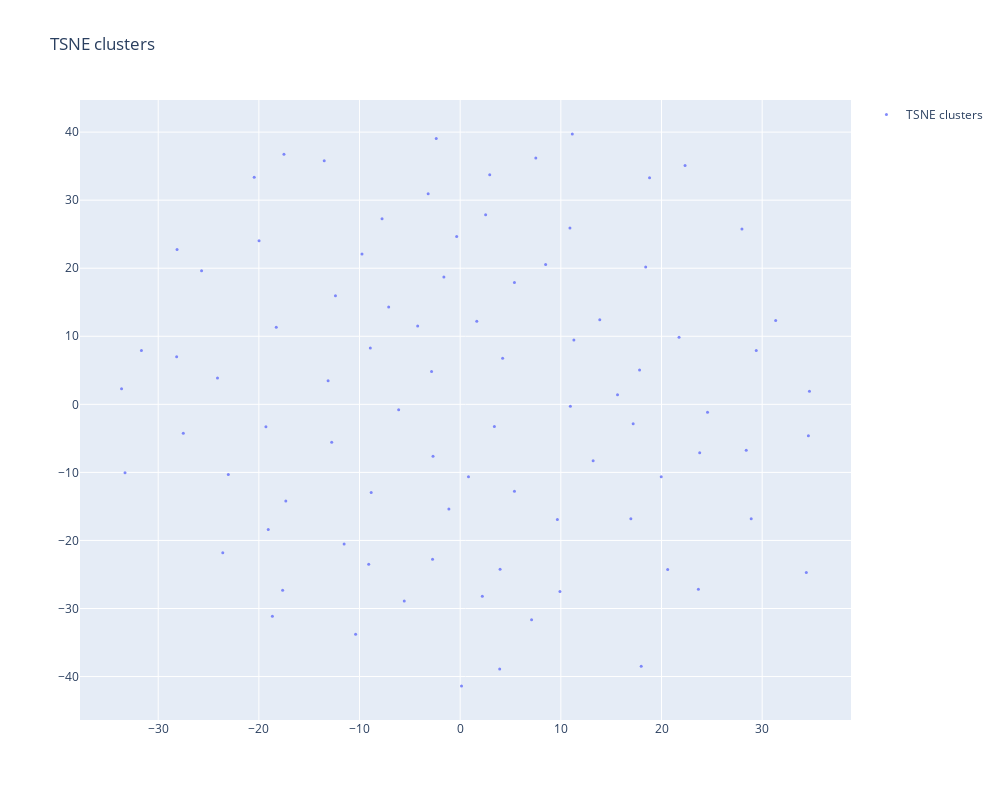

Here is the notebook cell this chart was saved with:
### Code cell
sentences = list(set(all_explanations))

embeddings = model.encode(sentences)
embeddings.shape
display_PROJ_pretty(embeddings, sentences, labels, PROJ = 'TSNE')

### Figure 1 — Plotly figure (JSON) as saved in the notebook; plotly's stock layout.template omitted (floating-point values rounded to 4 significant figures)
{"data": [{"marker": {"colorscale": [[0, "rgb(0,0,131)"], [0.2, "rgb(0,60,170)"], [0.4, "rgb(5,255,255)"], [0.6, "rgb(255,255,0)"], [0.8, "rgb(250,0,0)"], [1, "rgb(128,0,0)"]], "showscale": false, "size": 3}, "mode": "markers", "name": "TSNE clusters", "opacity": 0.8, "showlegend": true, "text": ["elements related to academic citations and affiliations", "references to geological features or elements in various contexts", "elements related to online marketplaces and e-commerce platforms", "specific references to parts of plants or botanical components", "topics related to snake venom and its effects", "references to names and geographical locations", "references to birds and their interactions with the environment", "terms related to ecological and biological contexts", "terms related to the performance or description of artistic or cultural expressions", "the mention of the term \"El\" in various contexts", "references to birdwatching and nature photography", "instances of the letter 'g' or words containing 'g'", "references to chicken and related poultry dishes", "terms related to the word \"cat\" or its variations", "specific medical terms and concepts related to gastrointestinal health and conditions", "commands related to identity and credential management in a coding or command context", "elements related to themes of social justice and moral dilemmas", "words and phrases related to biological entities and structures", "references to organizations, events, or awards related to a professional or academic context", "terms and phrases related to biochemical processes and treatments involving heavy metals or chemical interactions", "terms related to physical properties or conditions in a scientific context", "sequences that denote data structures or code elements in programming contexts", "references to the topic of Sarasota and related geographic or cultural identifiers", "numerical data and statistics related to incidents or events", "specific terms related to data and its processing", "details related to confirmation and verification processes, especially in digital contexts", "terms related to maritime activities and regulations", "elements related to sports and individual athlete performance", "terms related to bird species and their characteristics", "information related to beekeeping practices and responsibilities", "details related to film production and notable figures involved in movies", "references to fishing experiences and related activities", "phrases associated with rodent-borne diseases", "references to the concept of \"old-fashioned\" in various contexts", "references to historical figures and events", "variations and synonyms of the word \"or.\"", "references to dogs and related topics", "mentions of specific individuals and their contributions or roles", "terms related to non-standard or unexpected conditions", "references to the word \"cow\" and its variations in various contexts", "culinary terms related to seafood dishes and preparation methods", "references to the character \"Gar\" and its variations in different contexts", "financial terms and metrics related to corporate earnings and forecasts", "elements related to emotional and dramatic expressions in storytelling", "references to hunting equipment and related functionality", "terms or words associated with the concept of latitude, particularly in the context of geographical and demographic discussions", "phrases related to dog training collars and their functionalities", "terms related to equine-assisted therapy and its benefits for veterans", "references to Spider-Man and associated themes or characters", "patterns related to codes or sequences of characters, indicating statistical attributes or probability distributions", "words related to animals and their characteristics", "terms related to environmental policies and regulations", "references to animal conservation and related activities", "the word \"Or\" in various contexts", "references to organizations focused on ethical issues within the church", "information related to plant species and their cytotoxic properties, particularly in the context of cancer research", "gene regulation and modulation related to drug and metabolic activities", "words related to medical interventions, specifically in the context of cardiac procedures and lead types", "specific references to medical and clinical treatment settings or methodologies", "references to cards and card-related activities", "references to information about entities and their characteristics", "terms related to precision measurements, especially in a medical or scientific context", "references to various types of cuisine and gourmet dishes", "references to specific names and titles in a narrative context", "various forms of the word \"Fl\" or similar sounds and related character sequences", "names of individuals and references to authors", "words and phrases associated with ant-related topics and names, particularly focusing on the prefix \"Ant\" and its variations", "technical terms and keywords related to programming and software development", "references to musical groups or artists", "terms related to marine animals, particularly sharks and their interactions", "terms related to cattle and livestock management", "references to various sports, particularly team names and activities associated with basketball, football, and baseball", "references to individual songs or personal narratives related to music", "references to the letter 'Z' or words that start with 'Z'", "words beginning with the letter 'g'", "phrases related to rankings and high quality", "structures related to events or programs", "technical and scientific terminology related to parameters and analysis", "specific names and instances associated with characters, entities, or locations within a narrative context", "details about insect life cycles and interactions with fungi", "information related to financial agreements and conditions", "references to auditory experiences, particularly screams and noises associated with distress", "proper nouns related to names and specific places or entities", "code elements related to programming and database queries", "colloquial or informal language, especially related to humor or entertainment", "words and phrases related to animals", "references to colors and color descriptors"], "type": "scatter", "x": [9.913, 5.392, 16.95, 20.62, 17.98, 0.8256, -0.3502, 4.217, -17.32, -27.51, 2.528, -31.67, -13.51, -8.93, -19.98, 34.59, 0.1328, -2.841, 7.094, 28.91, 17.82, 23.79, -1.121, 13.21, 17.19, 34.7, 13.87, 22.34, -1.618, -2.38, -5.555, 7.513, -12.39, -33.3, -2.745, -18.27, -7.761, 2.2, 21.74, 5.388, -20.46, -33.64, 31.34, -19.06, 2.936, 3.396, -9.756, 10.9, -10.39, -12.76, -4.225, 11.3, -3.179, 18.43, 3.927, 23.67, 34.38, -28.13, -25.69, 11.14, 9.655, 10.94, -17.51, -9.088, -19.3, 3.963, -13.12, 24.57, -18.66, 1.651, 8.489, 18.81, -17.64, -24.11, -28.17, -6.111, 19.97, 15.63, -11.53, 27.99, 29.41, -23.59, -2.7, 28.42, -23.04, -7.103, -8.84], "y": [-27.52, -12.78, -16.8, -24.26, -38.49, -10.65, 24.67, 6.769, -14.21, -4.242, 27.87, 7.918, 35.79, 8.265, 24.04, -4.602, -41.39, 4.806, -31.66, -16.82, 5.058, -7.108, -15.38, -8.276, -2.864, 1.915, 12.43, 35.08, 18.71, 39.06, -28.91, 36.19, 15.96, -10.06, -22.77, 11.33, 27.26, -28.2, 9.854, 17.89, 33.37, 2.272, 12.31, -18.4, 33.72, -3.273, 22.1, 25.92, -33.79, -5.579, 11.51, 9.467, 30.94, 20.19, -38.89, -27.17, -24.71, 22.76, 19.61, 39.72, -16.94, -0.28, 36.76, -23.48, -3.286, -24.22, 3.452, -1.181, -31.15, 12.19, 20.53, 33.3, -27.32, 3.87, 7.0, -0.7971, -10.66, 1.412, -20.53, 25.77, 7.895, -21.8, -7.643, -6.752, -10.32, 14.29, -12.96]}], "layout": {"height": 800, "hovermode": "closest", "showlegend": true, "title": {"text": "TSNE clusters"}, "width": 1000, "xaxis": {"zeroline": false}, "yaxis": {"zeroline": false}}}
